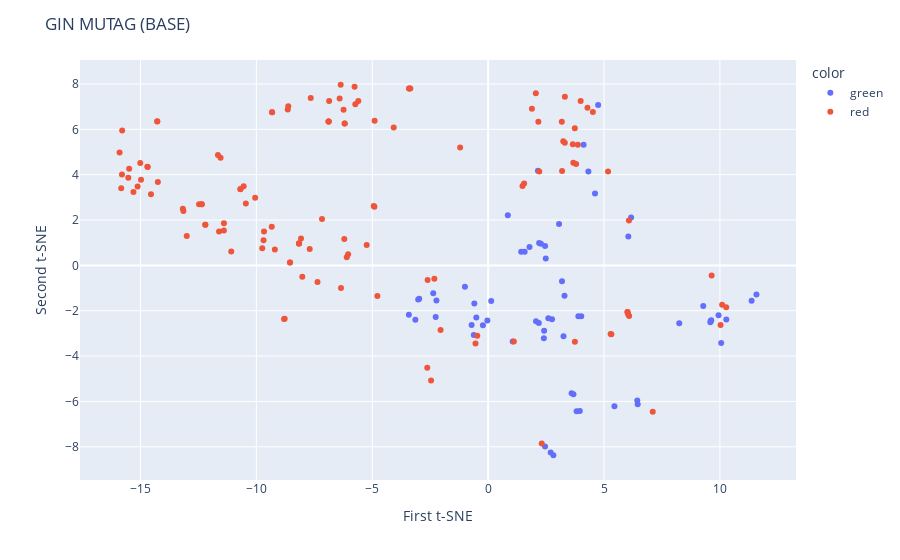

Notebook cell for this chart:
### Code cell
tsne = TSNE(n_components=2, random_state=42)
X_tsne = tsne.fit_transform(np.array(base_embs))

fig = px.scatter(x=X_tsne[:, 0], y=X_tsne[:, 1], color=['red' if label else 'green' for label in ys])
fig.update_layout(
    title="GIN MUTAG (BASE)",
    xaxis_title="First t-SNE",
    yaxis_title="Second t-SNE",
)
fig.show()
